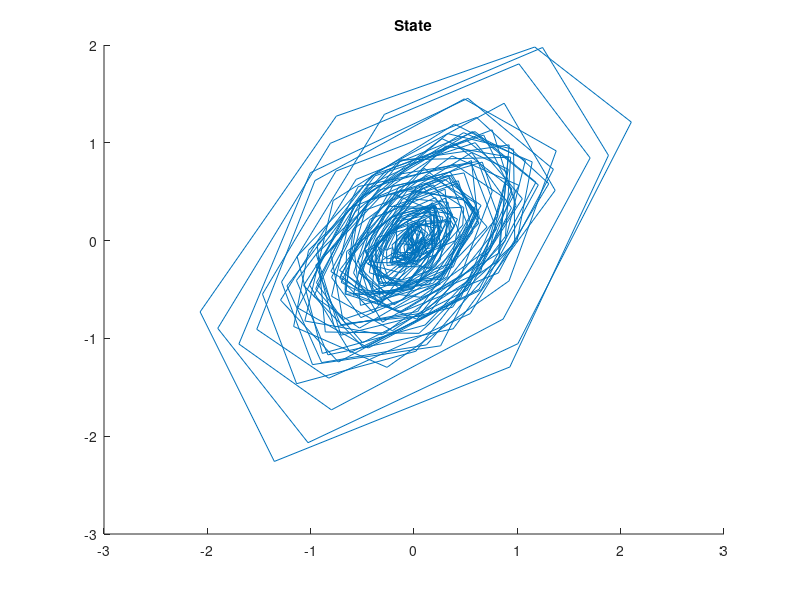
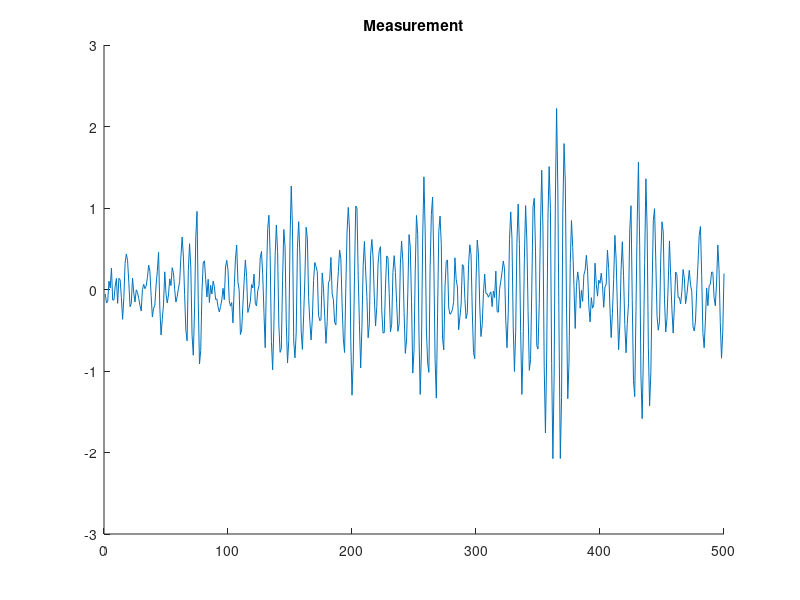

These charts were generated, in order, by the following MATLAB code:
y0 = [0,0]';
Y(:,1)=y0;
sigma = .1;
modes=[1.02 -1.01;1.05 -1.03;.98 -.8];
Z(1) = Y(1,1) + normrnd(0,sigma);
mode = randi(3);
b = .1;
for i=2:500
    change = rand;
    if change<b
        mode = randi(3);
    end
    a1 = modes(mode,1);
    a2 = modes(mode,2);
    y2 = Y(1,i-1) + normrnd(0,sigma);
    y1 = a1*Y(1,i-1) + a2*Y(2,i-1) + normrnd(0,sigma);
    Y(:,i) = [y1,y2];
    Z(i) = y1 + normrnd(0,sigma);
end

figure()
hold on 
title('State')
plot(Y(1,:),Y(2,:))
hold off
figure()
hold on 
title('Measurement')
plot(1:500,Z)
hold off